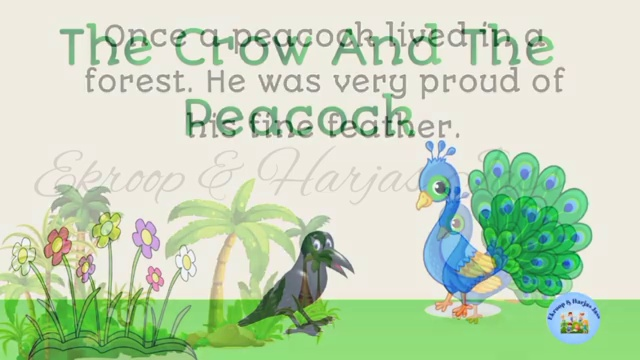
#> input picture Course_project_ml_5th_sem/video_frames_2/frame1.jpg, 640 x 360 px, found by its file name
$ jupyter execute --allow-errors preprocessing_for_OCR.ipynb
#> lines starting #> are read from the running program, lines starting #| are printed output that depends on the picture
[cell 1]
import cv2
import matplotlib.pyplot as plt
import numpy as np

[cell 2]
img=cv2.imread('video_frames_2\\frame1.jpg')
#> img is the input picture: shape (360, 640, 3); mean B, G, R 183.8, 213.8, 194.2
plt.imshow(img)

[cell 3]
import pytesseract as p
p.pytesseract.tesseract_cmd=r'C:\Users\Lenovo\AppData\Local\Programs\Tesseract-OCR\tesseract.exe'
#> (the rest of this cell did not finish here and is left out)

[cell 4]
norm_img = np.zeros((img.shape[0], img.shape[1]))
img = cv2.normalize(img, norm_img, 0, 255, cv2.NORM_MINMAX)
plt.imshow(img)

[cell 5]
import pytesseract as p
p.pytesseract.tesseract_cmd=r'C:\Users\Lenovo\AppData\Local\Programs\Tesseract-OCR\tesseract.exe'
#> (the rest of this cell did not finish here and is left out)

[cell 6]
img=cv2.fastNlMeansDenoisingColored(img, None, 10, 10, 7, 15)
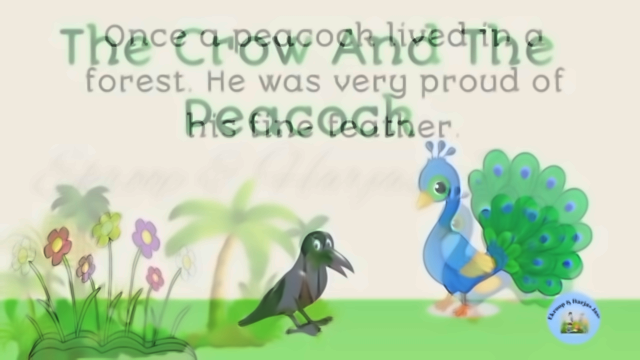
#> img: shape (360, 640, 3); mean B, G, R 182.9, 213.8, 194.6
plt.imshow(img)


$ run again, with Course_project_ml_5th_sem/video_frames_2/frame10.jpg copied over Course_project_ml_5th_sem/video_frames_2/frame1.jpg
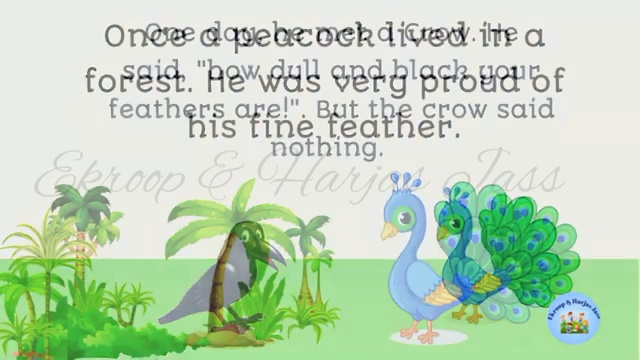
#> input picture Course_project_ml_5th_sem/video_frames_2/frame10.jpg, 640 x 360 px, found by its file name
#> img is the input picture: shape (360, 640, 3); mean B, G, R 185.6, 213.4, 189.9
#> `img=cv2.fastNlMeansDenoisingColored(img, None, 10, 10, 7, 15)`:
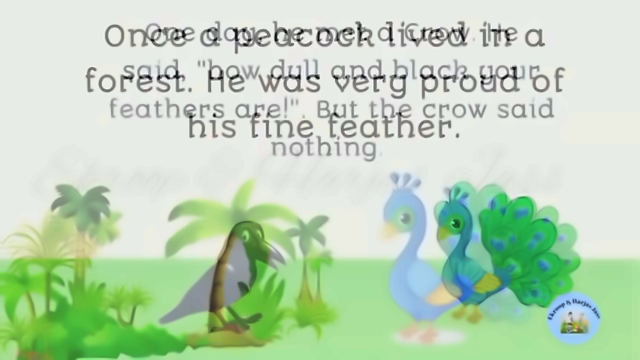
#> img: shape (360, 640, 3); mean B, G, R 184.9, 213.7, 188.9
